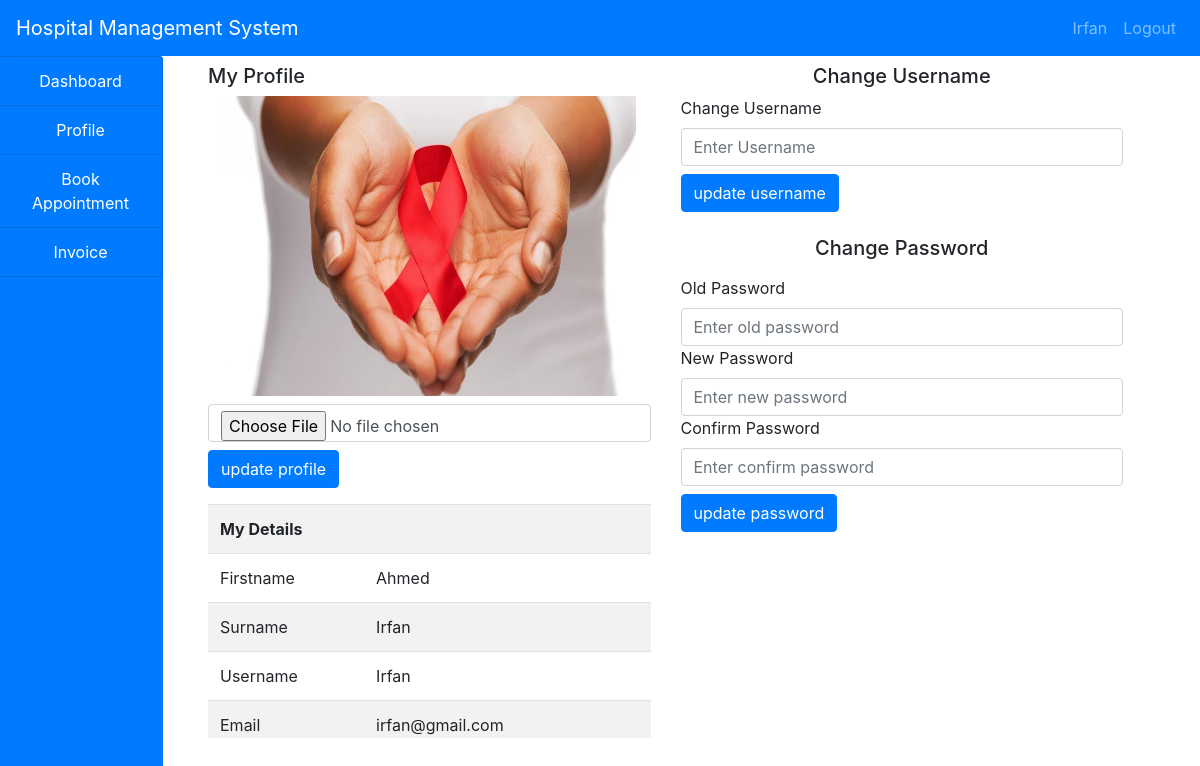
Screenshot of /hms/patient/profile.php (signed in) with the database file from the repository.
### tables this page shows
CREATE TABLE `patients` (
  `id` int(11) NOT NULL,
  `firstname` varchar(255) NOT NULL,
  `surname` varchar(255) NOT NULL,
  `username` varchar(255) NOT NULL,
  `email` varchar(255) NOT NULL,
  `phone` varchar(255) NOT NULL,
  `gender` varchar(255) NOT NULL,
  `password` varchar(255) NOT NULL,
  `date_reg` varchar(255) NOT NULL,
  `profile` varchar(255) NOT NULL
);

### hms/patient/profile.php (the view, shortened to what this page needs)
<!DOCTYPE html>
<html lang="en">
<head>
</head>
<body>
    <?php
    include('../include/header.php');
    include('../include/connection.php');
    ?>
    <div class="container-fluid">
        <div class="col-md-12">
            <div class="row">
                <div class="col-md-2 col-sm-4 col-xs-4" style="margin-left:-32px;">
                    <?php
                    include('sidenav.php');
                    $patient=$_SESSION['patient'];
                    $query="SELECT * FROM patients WHERE username='$patient'";
                    $res=mysqli_query($conn,$query);
                    $row=mysqli_fetch_array($res);
                    ?>
                </div>
                <div class="col-md-10 col-sm-8 col-xs-8">
                    <div class="col-md-12">
                        <div class="row">
                            <div class="col-md-6">
                                <h5 class="my-2">My Profile</h5>
                                <form method="POST" enctype="multipart/form-data">
                                    <?php
                                    echo "<img src='img/".$row['profile']."' class='col-md-12' style='height:300px;'>";
                                    ?>
                                    <input type="file" name="img" class="form-control my-2">
                                    <input type="submit" name="upload" class="btn btn-primary" value="update profile">
                                </form>
                                <div id="table">
                                    <table class="table table-striped my-3">
                                        <tr>
                                            <th colspan="2">My Details</th>
                                        </tr>
                                        <tr>
                                            <td>Firstname</td>
                                            <td>
                                                <?php echo $row['firstname'];?>
                                            </td>
                                        </tr>
                                        <tr>
                                            <td>Surname</td>
                                            <td>
                                                <?php echo $row['surname'];?>
                                            </td>
                                        </tr>
                                        <tr>
                                            <td>Username</td>
                                            <td>
                                                <?php echo $row['username'];?>
                                            </td>
                                        </tr>
                                        <tr>
                                            <td>Email</td>
                                            <td>
                                                <?php echo $row['email'];?>
                                            </td>
                                        </tr>
                                    </table>
                                </div>
                            </div>
                            <div class="col-md-6">
                                <h5 class="text-center my-2">Change Username</h5>
                                <form method="POST">
                                    <label>Change Username</label>
                                    <input type="text" name="uname" class="form-control" autocomplete="off"
                                        placeholder="Enter Username">
                                    <input type="submit" class="btn btn-primary my-2" name="update"
                                        value="update username">
                                </form>
                                <h5 class="text-center my-3">Change Password</h5>
                                <form method="POST">
                                    <label>Old Password</label>
                                    <input type="text" name="old_pass" class="form-control" autocomplete="off"
                                        placeholder="Enter old password">
                                    <label>New Password</label>
                                    <input type="text" name="new_pass" class="form-control" autocomplete="off"
                                        placeholder="Enter new password">
                                    <label>Confirm Password</label>
                                    <input type="text" name="con_pass" class="form-control" autocomplete="off"
                                        placeholder="Enter confirm password">
                                    <input type="submit" class="btn btn-primary my-2" name="change_pass"
                                        value="update password">
                                </form>
                            </div>
                        </div>
                    </div>
                </div>
            </div>
        </div>
    </div>
</body>
</html>

### hms/patient/profile.php (style rules this page uses)
#table { height: 250px; overflow-y: scroll; }

### rows the page displays
patients: profile (picture), firstname "Ahmed", surname "Irfan", username "Irfan", email "irfan@gmail.com"

### other values shown
$user "Irfan"
